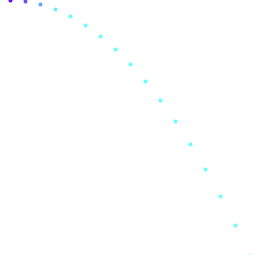
Frame 1 (no input)
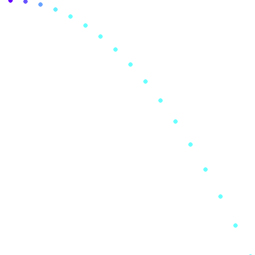
Frame 2 (the mouse pressed at the canvas centre, redrawn once)

The Processing sketch that drew these frames (run headless with seeded random() and noise(); the mouse was pressed at the canvas centre and the sketch redrawn once):

// Processing sketch: processing_93203
// ── processing_93203.pde

void setup(){
  size(255,255);
  background(255,255,255);
  noLoop();
}

void draw(){
  strokeWeight(4);
for (int i = 0; i < 255; i += 1){
  stroke(100,80*i,255);
  point(10+i*15,i*i);}
}
